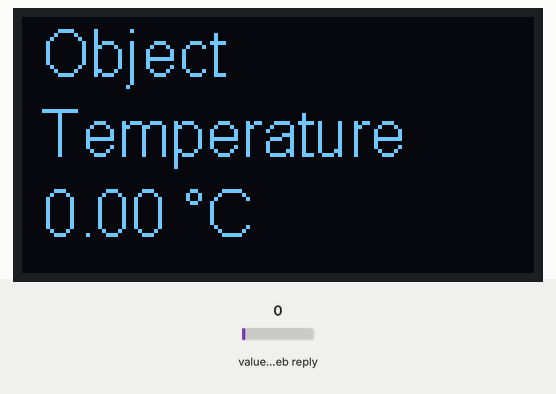
Simulated run of this sketch. Board: ESP32. Shown: 128×64 one-colour display. Inputs (shaded band) come from the test bench; at power-on: value in the web reply 0. WiFi joins after 1.5 s; servers stay silent unless stated; web services answer with replies made up by the test bench; what the sketch prints to the serial monitor is not drawn.

Above: at 3.2 s.
3.3 s: value in the web reply set to 2
At 4.8 s:
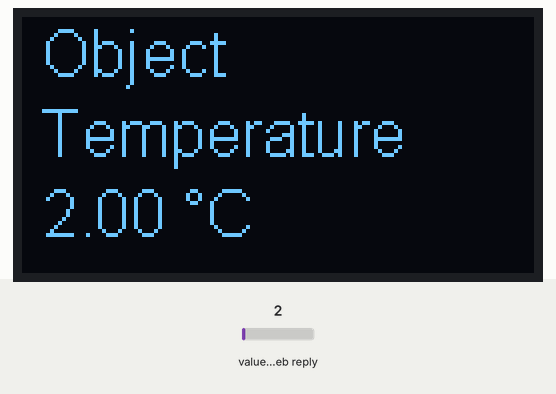
5.1 s: value in the web reply set to 25
At 7.5 s:
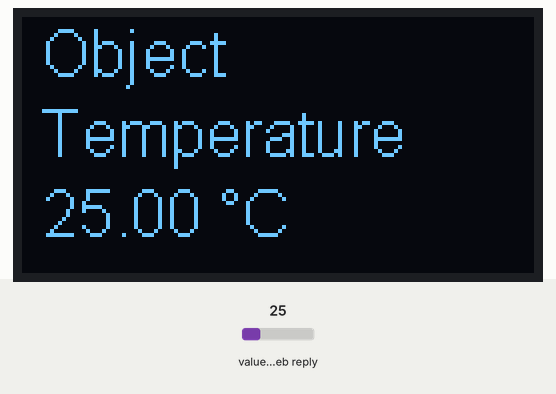
7.8 s: value in the web reply set to 50
At 9.3 s:
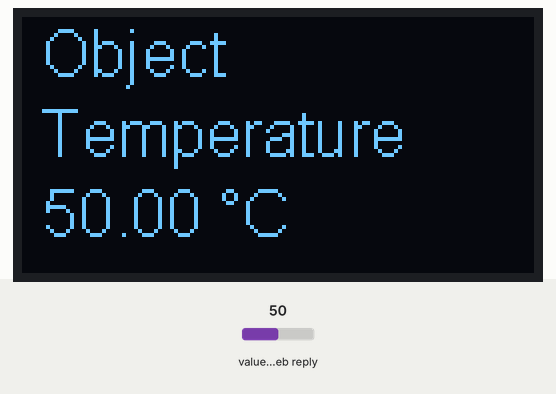
Timing chart, 0 to 10.8 s (numbered marks = the images above; inputs shaded):
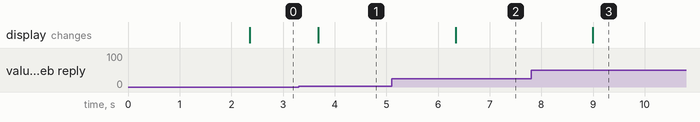

The sketch:

Read_MLX90_From_ThingSpeak.ino
```cpp
/*Peter Rhoades©:
Saturday 19/12/22:
Read data from thingSpeak Channel inc TDS,Dallas,DHT22,BH1750,OLED Print®:
Folder TDS_Dallas_DHT22_BH1750_Read_ThingSpeak_OLED_Print:
Developed by: Rahul Shrivastava using ThingSpeak Library:
*/
#include "SH1106Wire.h" //OLED Display Driver:
#include <WiFi.h>
#include "ThingSpeak.h" //Always Include ThingSpeak Header File:
char ssid[] = "VM6535101"; //Network SSID:
char password[] = "pzpt3DvVssfj"; //Network Password:
WiFiClient  client;
unsigned long ReadChannelNumber = 1396346; //Read Channel Number:
const char * ReadAPIKey = "IOKJYS8558STU0YW"; //and API Key:
int DL = 1000;
SH1106Wire display(0x3c, SDA, SCL); //OLED Display Driver:

void setup()
{
  Serial.begin(9600);
  Serial.println("In Setup");
  WiFi.mode(WIFI_STA);
  ThingSpeak.begin(client);  // Initialize ThingSpeak
  Serial.println("MLX90_ThingSpeak");
      display.init(); //Initialize OLED Display Driver:
      display.flipScreenVertically(); //OLED Display Command:
      display.setFont(ArialMT_Plain_10); //OLED Display Command:
      display.setTextAlignment(TEXT_ALIGN_LEFT); //OLED Display Command:
      display.drawString(15, 10, "ThingSpeak Reciver");
      display.setFont(ArialMT_Plain_10);
      display.drawString(0, 30, "ESP32 With OLED Display");
      display.display();
  wificonnect();
 }

void wificonnect()
 {
 WiFi.begin(ssid, password);
  Serial.println(".....Conneting to Home WiFi.....");
   while(WiFi.status() != WL_CONNECTED){
  Serial.print("...");
 delay(500);
 }
 Serial.println();
  Serial.print(WiFi.SSID());
   Serial.print(".......");
    Serial.println(WiFi.localIP());
     Serial.println("");
    Serial.println("Read_ThingSpeak_OLED_Print:");
  Serial.println('\n');
 delay(500);
 }

void loop()
{
   float tempC = ThingSpeak.readFloatField(ReadChannelNumber, 4, ReadAPIKey);
   int statusCode = ThingSpeak.getLastReadStatus();
 if(statusCode == 200)
{
 Serial.print("Status Code "); Serial.print(statusCode); Serial.println(" ThingSpeak Read Completed\n");
 }
   Serial.print("Object Temperature: "); Serial.print(tempC); Serial.println ("°C ");
   Serial.println("");
display.clear();
  display.setFont(ArialMT_Plain_16);
  display.drawString(5, 0, "Object");
  display.drawString(5, 20, "Temperature");
  display.drawString(5, 40, String(tempC) + " °C");
  display.display();
  delay(DL);
}
```

Measured:
- after the input at 3.3 s, the display: changes after 0.39 s (image 1)
- after the input at 5.1 s, the display: changes after 1.2 s (image 2)
- after the input at 7.8 s, the display: changes after 1.2 s (image 3)
